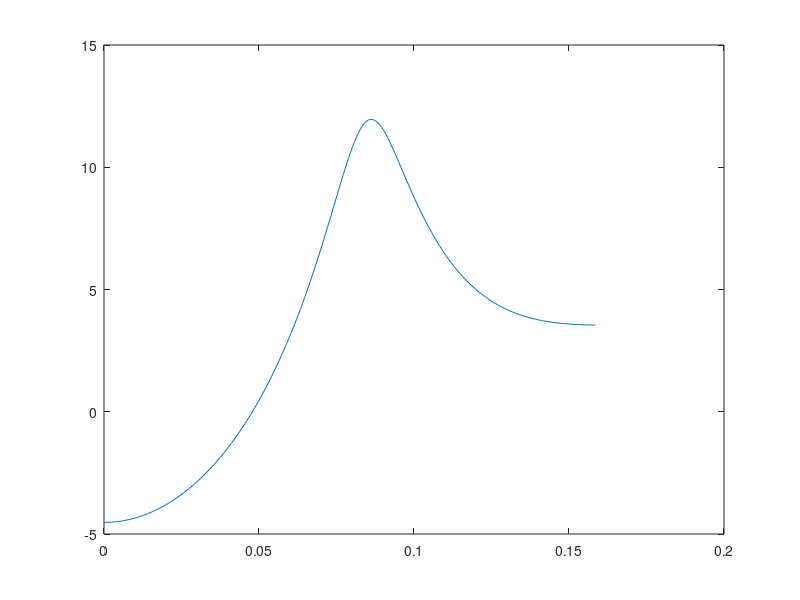
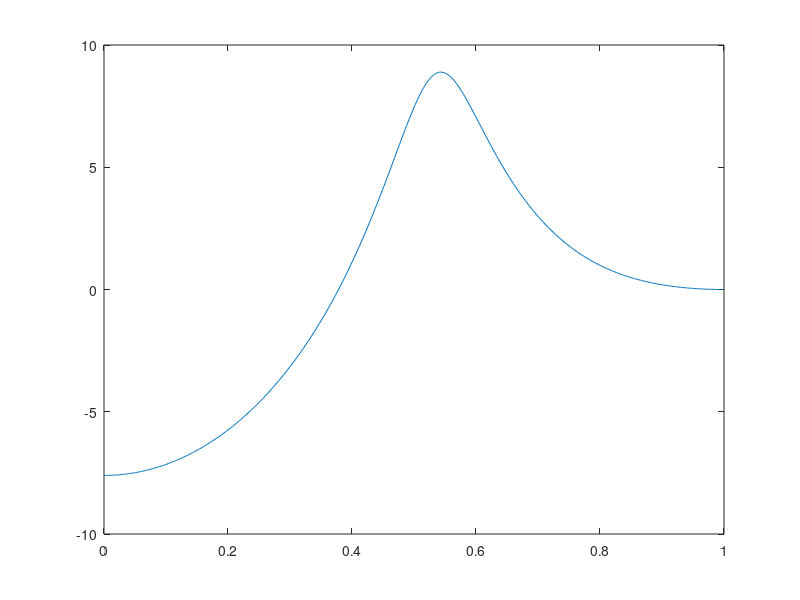
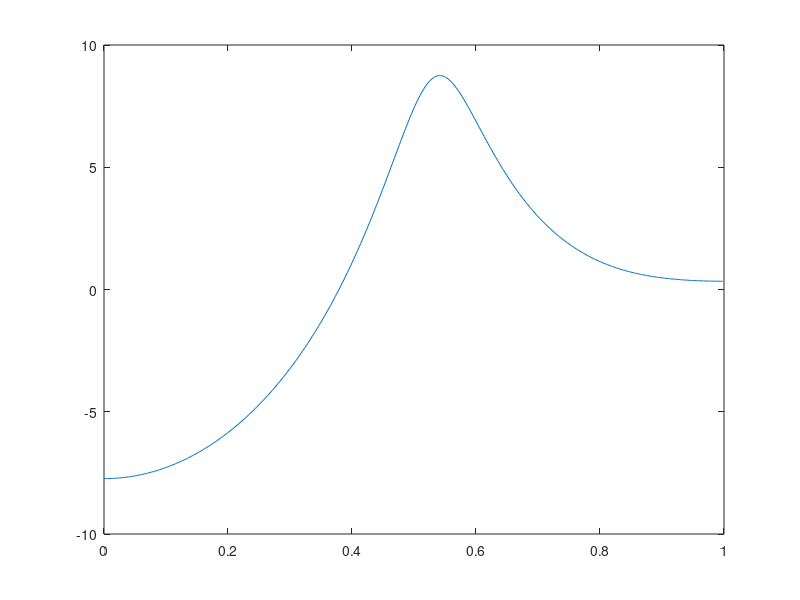

Here is the MATLAB script that generated these plots, in order: (Note: this script raises an error after producing the figures.)
%% LAB8 Parametric Spectrum Estimation

%% Problem 6.1 AR Process
N = 1024;
Z = randn(N,1);
b = 1;
a = [1 0.5 0.7 0.2];
X = filter(b,a,Z);
p = 3;
% estimate the AR parameters using build in AR-Yule-Walker function
aco = aryule(X,3);
% 
[Pxx, F] = pyulear(X,3);
figure
plot(F/(pi),10*log10(Pxx));
%true spectrum
[H1, w1] = freqz(b,a);
figure
plot(w1/pi,20*log10(abs(H1)));
%estimated spectrum
[H2, w2] = freqz(b,aco);
figure
plot(w2/pi,20*log10(abs(H2)));


%% Problem 6.2 MA Process
load ma3.mat;
%parameters specification
a = 1;
b = [1, 0.4, -0.2, 0.15];
q = 3;
% 
[H, F] = freqz(b,a);
figure
plot(F,20*log10(abs(H)));
hold on
% estimate the parameter
be = maparam(x,q);
[H1,F1] = freqz(be,a);
plot(F1,20*log10(abs(H1)),'r:');

%% Problem 6.3 Order Selection
load arunknown.mat
M = 10;
N = length(X);

for m = 1:M
   ak = aryule(X,m);   
   sum(m) = 0;
   for n = m:N-1
      sumak = 0;
      for k = 1:m
         sumak = sumak + ak(k)*X(n+1-k); 
      end
      sum(m) = sum(m) + (X(n)+sumak).^2;
   end
   deltamsqrt(m) = sum(m)/(N-m);
   AIC(m) = log(deltamsqrt(m)) + m*2/N;
   MDL(m) = log(deltamsqrt(m)) + m*log(N)/N;
end
m = 1:M;
figure
plot(m,AIC,m,MDL,'r:');


%% Problem6.4 Speech Signal Analysis
clc
clear
load s5.mat
SH = s5(15600:16300);
AA = s5(16800:17500);
%
p = 10;
b = 1;
aSH = aryule(SH,p);
aAA = aryule(AA,p);
[H1, w1] = freqz(b,aSH);
[H2, w2] = freqz(b,aAA);
[pxxSH, wSH] = pwelch(SH);
[pxxAA, wAA] = pwelch(AA);
% estimate the order
M = 10;
[AICSH, MDLSH] = AIC_MDL(SH,M);
[AICAA, MDLAA] = AIC_MDL(AA,M);
[min1, pSH] = min(AICSH);
[min2, pAA] = min(AICAA);
aSH2 = aryule(SH,pSH);
aAA2 = aryule(AA,pAA);
[H3, w3] = freqz(b,aSH2);
[H4, w4] = freqz(b,aAA2);
figure
plot(w3,20*log10(abs(H3)),w1,20*log10(abs(H1)),'black--',wSH,10*log10(pxxSH),'r:');
figure
plot(w4,20*log10(abs(H4)),w2,20*log10(abs(H2)),'black--',wAA,10*log10(pxxAA),'r:');

